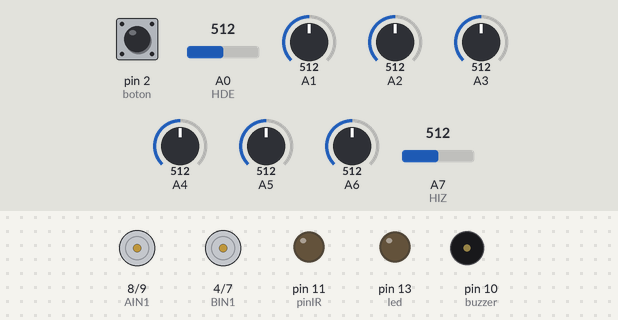
Recording of a sketch running on a simulated Arduino Nano, built with avr-gcc and run on an emulated ATmega328P. On the bench: motor-driver pin pairs drawn as motors (green arrow = first pin HIGH = forward, orange = second pin HIGH = backward, longer = more drive, scaled by the enable pin), output pins drawn as LEDs (lit = HIGH), buzzer (waves = sounding). The inputs (shaded band) are chosen by the test bench; at power-on: pin 2 (boton) LOW, A1 = 512, A6 = 512, A2 = 512, A0 (HDE) = 512, A3 = 512, A4 = 512, A5 = 512, A7 (HIZ) = 512.

Above: at 0.8 s.
0.9 s: pin 2 (boton) pulled HIGH for 0.15 s
At 2.1 s:
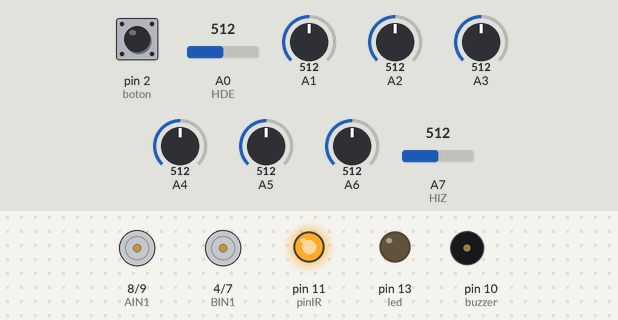
4.0 s: pin 2 (boton) pulled HIGH for 1 s
7.0 s: pin 2 (boton) pulled HIGH for 3.2 s
At 9.9 s:
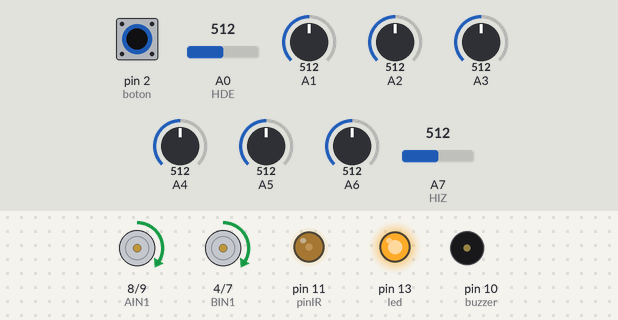
11.7 s: A1 set to 90
At 12.8 s:
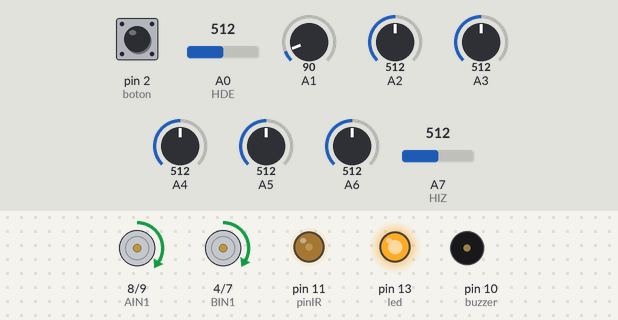
13.2 s: A6 set to 90
At 13.9 s:
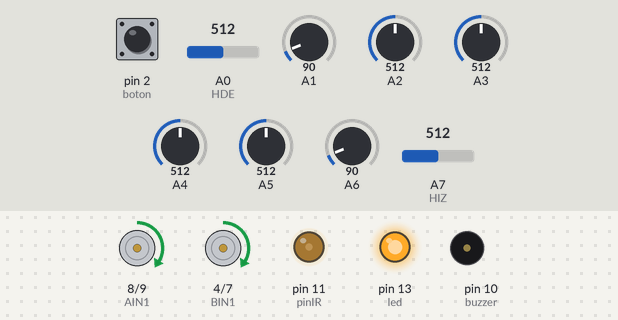
14.7 s: A2 set to 716
Timing chart, 0 to 17.2 s (numbered marks = the images above; inputs shaded):
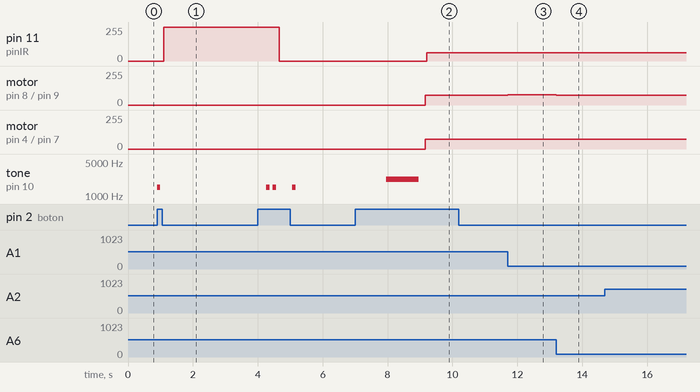

Measured:
- after the input at 0.9 s, pin 11 (pinIR): 0/255 → 255/255 after 0.20 s; tone on pin 10 (buzzer): silent → 1500 Hz at once, → silent 0.10 s later
- after the input at 7.0 s, pin 11 (pinIR): 0/255 → 62/255 after 2.2 s; motor on pin 8 (AIN1) / pin 9 (AIN2), motor on pin 4 (BIN1) / pin 7 (BIN2): stopped → forward 75/255 after 2.2 s; tone on pin 10 (buzzer): silent → 2200 Hz after 0.97 s, → silent 1.0 s later
- after the input at 11.7 s, motor on pin 8 (AIN1) / pin 9 (AIN2): forward 75/255 → forward 77/255 at once; motor on pin 4 (BIN1) / pin 7 (BIN2): forward 75/255 → forward 73/255 at once
- after the input at 13.2 s, motor on pin 8 (AIN1) / pin 9 (AIN2): forward 77/255 → forward 75/255 at once; motor on pin 4 (BIN1) / pin 7 (BIN2): forward 73/255 → forward 75/255 at once

The sketch:

prueba_PID.ino
```cpp
#define boton 2
#define buzzer 10
#define led 13

bool debug = true; //para evitar que se esten mandando los outputs en consola cambiar a false
int s[] = {0,0,0,0,0,0};
float kp = 0.08; //cte proporcional
float ki = 0.0; //cte integral
float kd = 0.5; //cte derivada
float multiplGiro = 1.0;

int v[] = {25,50,75,100,150};
int vel = v[1]; //por defecto usara 50 como velocidad base
int modo = 1;
int contadorDerecho = 0;
void setup(){
  //Serial.begin(9600);
  peri_setup();
  sensores_setup();
  driverM_setup();

  esperarBoton();
  calibracion();

  int configurando = true;
  //configurar velocidad
  int tiempoPres = 0;
  digitalWrite(led,HIGH);
  while (configurando == true){
    bool btnPres = digitalRead(boton);

    if (btnPres == true){
      tiempoPres += 100;

      if (tiempoPres >= 1000){
        bipBkn(2200,1000,100);
        configurando = false;
      }
    }else{
      if (tiempoPres > 0 && tiempoPres < 1000){
        //fue soltado luego de ser presionado por menos de 1 seg

        modo += 1;

        if (modo == 5){
          modo = 0;
        }

        bip();
      }
      tiempoPres = 0;
    }

    delay(100);
  }
  vel = v[modo];
}
//int t = 0;
void loop(){
  int p = posRel();
  int correccion = PID(p, kp, ki, kd);
  hitos();


  motores(vel*multiplGiro + correccion, vel*multiplGiro - correccion);

  if (contadorDerecho == 2){
    motores(0,0);
    esperarBoton();
  }

  delay(1);

}
```

PIDRobot.ino
```cpp
int ref = 0; //valor al q queremos llegar
int Tp = 100; //velocidad base. Si no me equivoco, esta deberia variar en el tiempo en base a que tan rapido quiere ir el robot :o
int error = 0; //aca se almacena el error
int integral = 0; //aca la integral
int lastError = 0; //aca el ultimo error
int derivada = 0; //aca la derivada

int vIzq = 0;
int vDer = 0;

int PID(int posicion, float Kp, float Ki, float Kd){
  error = posicion - ref;
  integral = integral + error;
  derivada = error - lastError;
  float giro = Kp * error + Ki * integral + Kd * derivada;
  lastError = error; //para guardar el ultimo error

  return constrain(int(giro),-255,255);
}

//void loop(){
//  int pos = lecturaSensores();
//  PID(pos);
//  moverMotores(vIzq, vDer);
//
//}
```

hits.ino
```cpp
#define HIZ A7 //sensor QTR-1A izquierdo
#define HDE A0 //sensor QTR-1A derecho

//Definición de variables
int geo = 0; //Variable de estado que indica nuestro modo de geo
int geo1 = 0, geo2 = 0, geo3 = 0; //Guardan nuestra huella digital
int umbral = 990; //umbral que consideraremos como negro
bool girando = false; //comenzamos recto

void hitos() {
  int Hiz = analogRead(HIZ); //Leemos el estado de ambos sensores
  int Hde = analogRead(HDE);
  Serial.println(Hiz);
  if (Hiz < umbral) { //Si el estado está por debajo de nuestro umbral de negro
    Hiz = 1; //El hito izquierdo está activado
  } else { //Caso contrario
    Hiz = 0; //El hito izquierdo no está activado
  }
  if (Hde < umbral) { //Si el estado está por debajo de nuestro umbral de negro
    Hde = 1; //El hito derecho está activado
  } else { //Caso contrario
    Hde = 0; //El hito derecho no está activado
  }
  if (Hiz == 0 && Hde == 0) {
    geo = 0;
  }
  if (Hiz == 1 && Hde == 0) {
    geo = 1;
  }
  if (Hiz == 0 && Hde == 1) {
    geo = 2;
  }
  if (Hiz == 1 && Hde == 1) {
    geo = 3;
  }

  if (geo1 != geo) { //Comprobamos si existe cambio del último geo registrado y el geo actual
    if (geo == 0 && geo1 == 1 && geo2 == 0) { //¿Pasamos el hito izquierdo?
      girando = !girando;
      if (girando == true){
        //multiplGiro = 0.5;
        bipAsync(1400);
      }else{
        multiplGiro = 1.0;
        bipAsync(1700);
      }

    }
    if (geo == 0 && geo1 == 2 && geo2 == 0) { //¿Pasamos el hito derecho?
      //contadorDerecho += 1;
      bipAsync(600);
    }
    if (geo == 0 && ((geo1 == 3) || (geo2 == 3) || (geo3 == 3))) { //¿Pasamos un cruce?
      //funcionCruce(); //Realizo las acciones para hito de cruce
    }
    //Actualizo mi historial de los últimos 3 geos detectados
    geo3 = geo2;
    geo2 = geo1;
    geo1 = geo;
  }

}
```

motores.ino
```cpp
//define pines (motor A es el izquierdo, y el B el derecho)
//en el driver, los pines A estan conectados al motor B, y viceversa. Los pines los defini para seguir la idea de A es izquierda y B es derecha
//o sea, los que dicen A efectivamente van a mover al motor A en el codigo (aunque realmente estamos moviendo al BINx del driver)
#define PWMA 5 //segun esquematico, pin 6
#define AIN1 8 //segun esquematico, pin 4
#define AIN2 9 //segun esquematico, pin 7

#define PWMB 6 //segun esquematico, pin 5
#define BIN1 4 //segun esquematico, pin 8
#define BIN2 7 //segun esquematico, pin 9

void driverM_setup(){
  pinMode(AIN1,OUTPUT);
  pinMode(AIN2,OUTPUT);
  pinMode(BIN1,OUTPUT);
  pinMode(BIN2,OUTPUT);
  pinMode(PWMA,OUTPUT);
  pinMode(PWMB,OUTPUT);
}

void motorI(int num){
  if (num >= 0){
    //avanza
    digitalWrite(AIN1, HIGH);
    digitalWrite(AIN2, LOW);
  } else {
    //retrocede
    digitalWrite(AIN2, HIGH);
    digitalWrite(AIN1, LOW);
    num = num * (-1);
  }

  //mover el motor
  analogWrite(PWMA, num);
}

void motorD(int num){
  if (num >= 0){
    //avanza
    digitalWrite(BIN1, HIGH);
    digitalWrite(BIN2, LOW);
  } else {
    //retrocede
    digitalWrite(BIN2, HIGH);
    digitalWrite(BIN1, LOW);
    num = num * (-1);
  }

  //mover el motor
  analogWrite(PWMB, num);
}

void motores(int izq, int der){
  motorI(constrain(izq,-255,255));
  motorD(constrain(der,-255,255));
}
```

perifericos.ino
```cpp
void peri_setup(){
  pinMode(buzzer,OUTPUT);
  pinMode(boton,INPUT);
  pinMode(led,OUTPUT);
}

void bipBkn(int freq, int t, int espera){
  //hace un sonido personalizado
  if (freq > 20000){freq=20000;} else if (freq < 20) {freq = 20;}
  tone(buzzer,freq, t);
  delay(t + espera); //tiempo de espera adicional entre tonos
}

void bip(){
  //un sonidito generico
  tone(buzzer,1500, 100);
  delay(200);
}
void bipAsync(int freq){
  //un sonidito generico sin delay
  tone(buzzer,freq, 50);
}

void esperarBoton(){
  //para las pruebas de motores y sensores es util
  while (digitalRead(boton) == false);
  bip(); //avisa de que el boton si fue presionado
}
```

sensores.ino
```cpp
//definicion pines
#define pinIR 11


int pos = 0;
int lastPos = 0;
int v_s_max[] = {0,0,0,0,0,0};
int v_s_min[] = {1023,1023,1023,1023,1023,1023};

void sensores_setup()
{
  pinMode(pinIR, OUTPUT);
}

void leer(){
  digitalWrite(pinIR, HIGH); //"encendido" del IR
  s[5] = analogRead(A1); //el A1 es el de mas a la derecha
  s[4] = analogRead(A2);
  s[3] = analogRead(A3);
  s[2] = analogRead(A4);
  s[1] = analogRead(A5);
  s[0] = analogRead(A6); //el A6 es el de mas a la izquierda
  digitalWrite(pinIR,LOW);//"apagado" del IR

  for(int i = 0;i<6;i++){
    s[i] = map(s[i],0,1023,1023,0); //asi lee linea blanca sobre fondo negro
  }

}

int posRel(){
  leer();
  float sumaPonderada = -2.5*s[0]-1.5*s[1]-0.5*s[2]+0.5*s[3]+1.5*s[4]+2.5*s[5];
  float suma = s[0]+s[1]+s[2]+s[3]+s[4]+s[5];
  bool enLinea = false;

  if (suma > 1000){
    enLinea = true;
    }

  if (enLinea){
    pos = int(100.0 * sumaPonderada / suma);
  } else { //trata de volver a la linea
    if (lastPos < 0) {
      pos = -255;
    } else if (lastPos >= 0) {
      pos = 255;
    }
  }
  lastPos = pos;
  return pos;
}

void calibracion() {
  digitalWrite(pinIR, HIGH);

  int v_s[6];

  for (int j = 0; j < 100; j++) {
    delay(30);
    v_s[0] = analogRead(A6);
    v_s[1] = analogRead(A5);
    v_s[2] = analogRead(A4);
    v_s[3] = analogRead(A3);
    v_s[4] = analogRead(A2);
    v_s[5] = analogRead(A1);

    for (int i = 0; i < 6; i++) {

      Serial.print(v_s[i]);
      Serial.print("\t");
    }
    Serial.println();

    for (int i = 0; i < 6; i++) {
      if (v_s[i] < v_s_min[i]) {
        v_s_min[i] = v_s[i];
      }
    }


    for (int i = 0; i < 6; i++) {
      if (v_s[i] > v_s_max[i]) {
        v_s_max[i] = v_s[i];
      }
    }
  }

  bip();
  bip();

  Serial.println();
  Serial.println();

  Serial.print("Minimos");
  Serial.print("\t");

  for (int i = 0; i < 6; i++) {
    Serial.print(v_s_min[i]);
    Serial.print("\t");
  }
  Serial.println();

  Serial.print("Maximos");
  Serial.print("\t");

  for (int i = 0; i < 6; i++) {
    Serial.print(v_s_max[i]);
    Serial.print("\t");
  }
  Serial.println();
  digitalWrite(pinIR, LOW);
}
```
